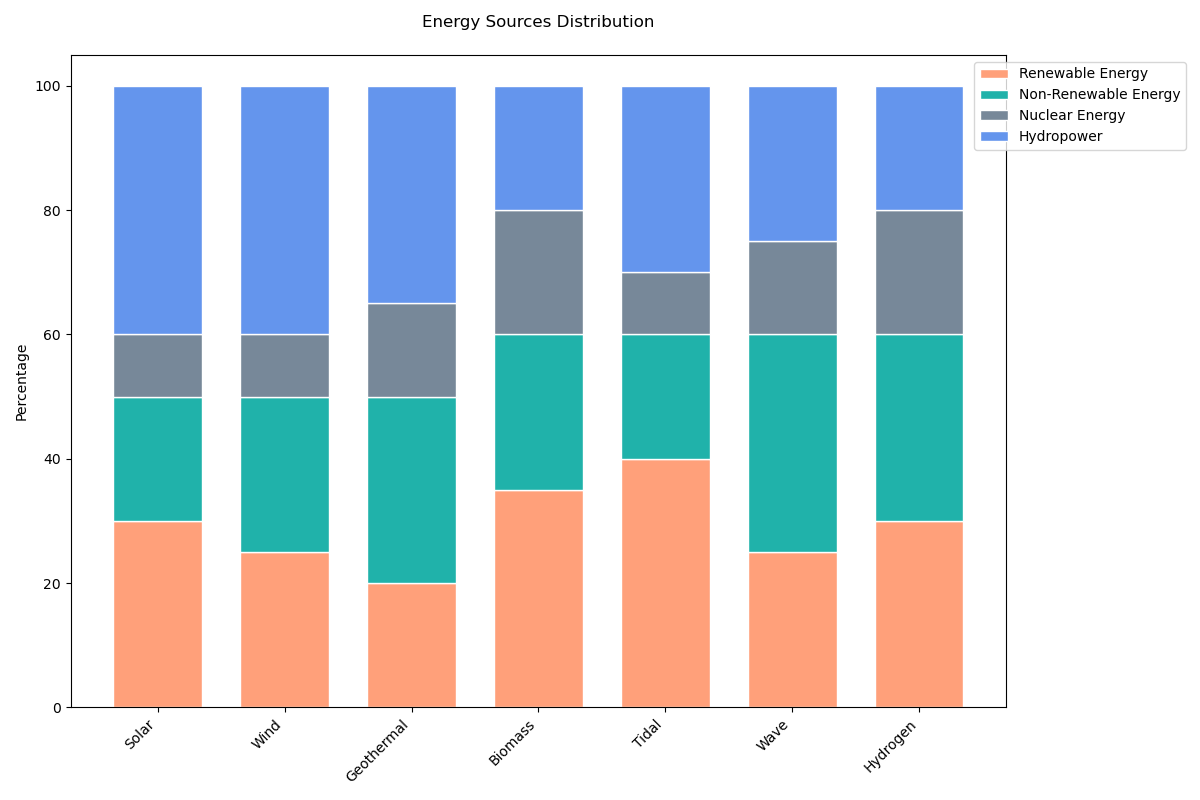

Python code for this plot:

import matplotlib.pyplot as plt
import numpy as np

categories = ['Solar', 'Wind', 'Geothermal', 'Biomass', 'Tidal', 'Wave', 'Hydrogen']
renewable = [30, 25, 20, 35, 40, 25, 30]
non_renewable = [20, 25, 30, 25, 20, 35, 30]
nuclear = [10, 10, 15, 20, 10, 15, 20]
hydropower = [40, 40, 35, 20, 30, 25, 20]

barWidth = 0.7
r = np.arange(len(categories))

fig, ax = plt.subplots(figsize=(12, 8))

ax.bar(r, renewable, color='#FFA07A', edgecolor='white', width=barWidth, label='Renewable Energy')
ax.bar(r, non_renewable, bottom=renewable, color='#20B2AA', edgecolor='white', width=barWidth, label='Non-Renewable Energy')
ax.bar(r, nuclear, bottom=np.add(renewable, non_renewable), color='#778899', edgecolor='white', width=barWidth, label='Nuclear Energy')
ax.bar(r, hydropower, bottom=np.add(np.add(renewable, non_renewable), nuclear), color='#6495ED', edgecolor='white', width=barWidth, label='Hydropower')

ax.set_ylabel('Percentage')
ax.set_title('Energy Sources Distribution', pad=20)
ax.set_xticks(r)
ax.set_xticklabels(categories, rotation=45, ha='right')
ax.legend(loc='upper right', bbox_to_anchor=(1.2,1))

plt.tight_layout()
plt.show()
